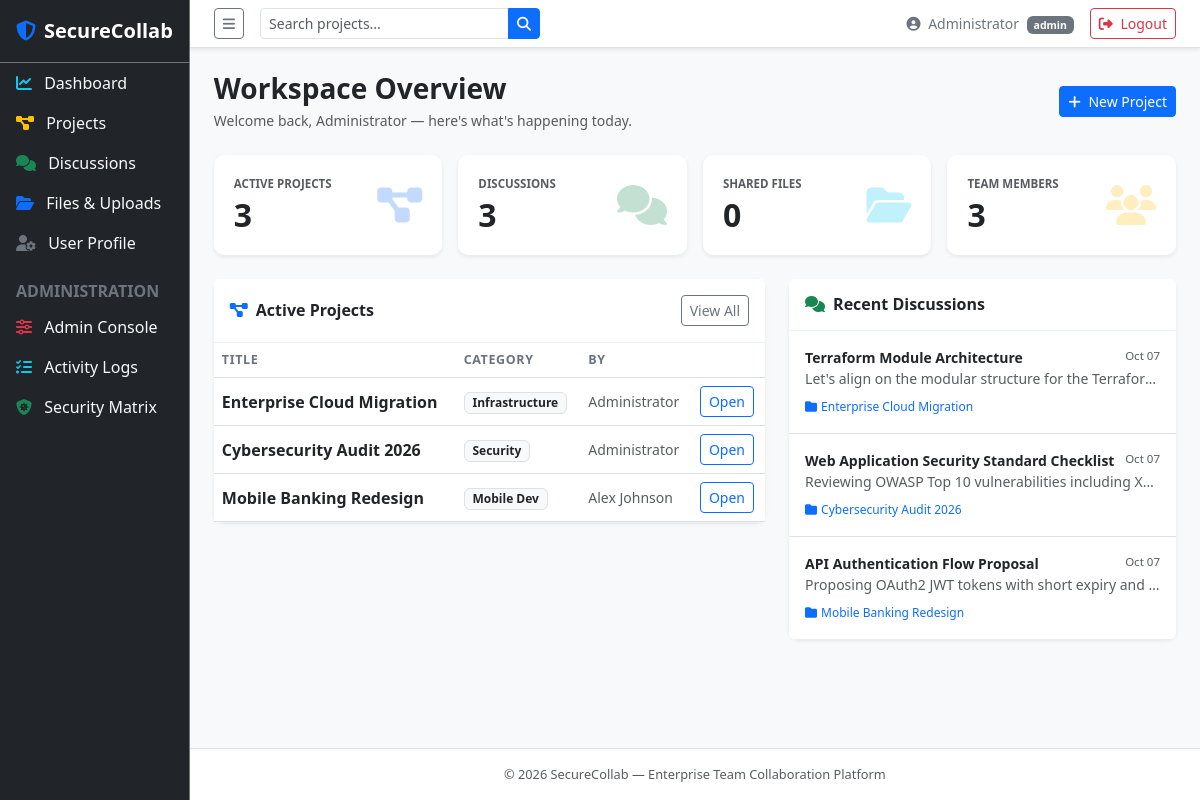
Page /dashboard/index.php (signed in) on the committed database.
### tables this page shows
CREATE TABLE `projects` (
  `id` INT AUTO_INCREMENT PRIMARY KEY,
  `title` VARCHAR(200) NOT NULL,
  `description` TEXT NOT NULL,
  `category` VARCHAR(50) DEFAULT 'General',
  `status` ENUM('active', 'archived') NOT NULL DEFAULT 'active',
  `created_by` INT NOT NULL,
  `created_at` DATETIME DEFAULT CURRENT_TIMESTAMP,
  `updated_at` DATETIME DEFAULT CURRENT_TIMESTAMP ON UPDATE CURRENT_TIMESTAMP,
  FOREIGN KEY (`created_by`) REFERENCES `users`(`id`) ON DELETE CASCADE
);

CREATE TABLE `users` (
  `id` INT AUTO_INCREMENT PRIMARY KEY,
  `name` VARCHAR(100) NOT NULL,
  `email` VARCHAR(150) NOT NULL UNIQUE,
  `password` VARCHAR(255) NOT NULL,
  `role` ENUM('admin', 'user') NOT NULL DEFAULT 'user',
  `avatar` VARCHAR(255) DEFAULT 'default.png',
  `created_at` DATETIME DEFAULT CURRENT_TIMESTAMP,
  `updated_at` DATETIME DEFAULT CURRENT_TIMESTAMP ON UPDATE CURRENT_TIMESTAMP
);

CREATE TABLE `discussions` (
  `id` INT AUTO_INCREMENT PRIMARY KEY,
  `project_id` INT NOT NULL,
  `user_id` INT NOT NULL,
  `title` VARCHAR(200) NOT NULL,
  `content` TEXT NOT NULL,
  `created_at` DATETIME DEFAULT CURRENT_TIMESTAMP,
  FOREIGN KEY (`project_id`) REFERENCES `projects`(`id`) ON DELETE CASCADE,
  FOREIGN KEY (`user_id`) REFERENCES `users`(`id`) ON DELETE CASCADE
);

### includes/functions.php (called while the page is built, shortened)
<?php
function get_app_url() {
    $scriptName = $_SERVER["SCRIPT_NAME"];
    $base = str_replace("\\", "/", dirname($scriptName));
    if (strpos($base, "/securecollab-vulnerable") !== false) {
        return "/securecollab-vulnerable";
    }
    return "/securecollab-vulnerable";
}
function is_logged_in() {
    return isset($_SESSION["user_id"]);
}
function current_user() {
    return [
        "id" => $_SESSION["user_id"],
        "name" => $_SESSION["user_name"],
        "email" => $_SESSION["user_email"],
        "role" => $_SESSION["user_role"]
    ];
}

### dashboard/index.php (the view, shortened to what this page needs)
<?php
require_once __DIR__ . '/../includes/header.php';
$db = get_db();
$stats = [
    'projects'    => $db->query("SELECT COUNT(*) FROM projects WHERE status='active'")->fetchColumn(),
    'discussions' => $db->query("SELECT COUNT(*) FROM discussions")->fetchColumn(),
    'files'       => $db->query("SELECT COUNT(*) FROM files")->fetchColumn(),
    'members'     => $db->query("SELECT COUNT(*) FROM users")->fetchColumn(),
];
$projects = $db->query("SELECT p.*, u.name creator FROM projects p JOIN users u ON p.created_by=u.id WHERE p.status='active' ORDER BY p.created_at DESC LIMIT 5")->fetchAll();
$discs    = $db->query("SELECT d.*, p.title proj_title, u.name author FROM discussions d JOIN projects p ON d.project_id=p.id JOIN users u ON d.user_id=u.id ORDER BY d.created_at DESC LIMIT 4")->fetchAll();
?>
<div class="d-flex align-items-center justify-content-between mb-4">
    <div>
        <h3 class="fw-bold mb-1">Workspace Overview</h3>
        <p class="text-muted small mb-0">Welcome back, <?php echo htmlspecialchars($user['name']); ?> — here's what's happening today.</p>
    </div>
    <a href="<?php echo $baseUrl; ?>/projects/create.php" class="btn btn-primary btn-sm">
        <i class="fa-solid fa-plus me-1"></i> New Project
    </a>
</div>
<div class="row g-3 mb-4">
    <?php
    $statConfig = [
        ['label'=>'Active Projects', 'key'=>'projects', 'icon'=>'fa-diagram-project', 'color'=>'primary'],
        ['label'=>'Discussions',     'key'=>'discussions', 'icon'=>'fa-comments',       'color'=>'success'],
        ['label'=>'Shared Files',    'key'=>'files',        'icon'=>'fa-folder-open',    'color'=>'info'],
        ['label'=>'Team Members',    'key'=>'members',      'icon'=>'fa-users',          'color'=>'warning'],
    ];
    foreach ($statConfig as $s): ?>
    <div class="col-md-3 col-6">
        <div class="card border-0 shadow-sm stat-card h-100">
            <div class="d-flex align-items-center justify-content-between">
                <div>
                    <p class="text-muted small mb-1 fw-semibold text-uppercase" style="font-size:.72rem"><?php echo $s['label']; ?></p>
                    <h2 class="fw-bold mb-0"><?php echo $stats[$s['key']]; ?></h2>
                </div>
                <div class="text-<?php echo $s['color']; ?> fs-1 opacity-25">
                    <i class="fa-solid <?php echo $s['icon']; ?>"></i>
                </div>
            </div>
        </div>
    </div>
    <?php endforeach; ?>
</div>
<div class="row g-4">
    <div class="col-lg-7">
        <div class="card border-0 shadow-sm">
            <div class="card-header d-flex justify-content-between align-items-center py-3">
                <h6 class="fw-bold mb-0"><i class="fa-solid fa-diagram-project text-primary me-2"></i>Active Projects</h6>
                <a href="<?php echo $baseUrl; ?>/projects/index.php" class="btn btn-outline-secondary btn-sm">View All</a>
            </div>
            <div class="table-responsive">
                <table class="table table-hover align-middle mb-0">
                    <thead><tr><th>Title</th><th>Category</th><th>By</th><th></th></tr></thead>
                    <tbody>
                    <?php foreach ($projects as $p): ?>
                        <tr>
                            <td class="fw-semibold">
                                <a href="<?php echo $baseUrl; ?>/projects/view.php?id=<?php echo $p['id']; ?>" class="text-dark text-decoration-none">
                                    <?php echo htmlspecialchars($p['title']); ?>
                                </a>
                            </td>
                            <td><span class="badge bg-light text-dark border"><?php echo htmlspecialchars($p['category']); ?></span></td>
                            <td class="text-muted small"><?php echo htmlspecialchars($p['creator']); ?></td>
                            <td>
                                <a href="<?php echo $baseUrl; ?>/projects/view.php?id=<?php echo $p['id']; ?>" class="btn btn-sm btn-outline-primary">Open</a>
                            </td>
                        </tr>
                    <?php endforeach; ?>
                    </tbody>
                </table>
            </div>
        </div>
    </div>
    <div class="col-lg-5">
        <div class="card border-0 shadow-sm">
            <div class="card-header py-3">
                <h6 class="fw-bold mb-0"><i class="fa-solid fa-comments text-success me-2"></i>Recent Discussions</h6>
            </div>
            <div class="list-group list-group-flush">
                <?php foreach ($discs as $d): ?>
                <a href="<?php echo $baseUrl; ?>/discussions/view.php?id=<?php echo $d['id']; ?>" class="list-group-item list-group-item-action py-3">
                    <div class="d-flex justify-content-between">
                        <span class="fw-semibold text-dark small"><?php echo htmlspecialchars($d['title']); ?></span>
                        <span class="text-muted" style="font-size:.72rem"><?php echo date('M d', strtotime($d['created_at'])); ?></span>
                    </div>
                    <p class="text-muted small mb-1 text-truncate"><?php echo htmlspecialchars($d['content']); ?></p>
                    <span class="text-primary" style="font-size:.75rem"><i class="fa-solid fa-folder me-1"></i><?php echo htmlspecialchars($d['proj_title']); ?></span>
                </a>
                <?php endforeach; ?>
            </div>
        </div>
    </div>
</div>
<?php require_once __DIR__ . '/../includes/footer.php'; ?>

### includes/header.php (shortened to what this page needs)
<?php
require_once __DIR__ . "/functions.php";
$user = current_user();
$baseUrl = get_app_url();
?>
<!DOCTYPE html>
<html lang="en">
<head>
    <link href="https://cdn.jsdelivr.net/npm/bootstrap@5.3.2/dist/css/bootstrap.min.css" rel="stylesheet">
    <link href="https://cdnjs.cloudflare.com/ajax/libs/font-awesome/6.4.2/css/all.min.css" rel="stylesheet">
    <link href="<?php echo $baseUrl; ?>/assets/css/style.css" rel="stylesheet">
</head>
<body>
<div class="d-flex" id="wrapper">
    <div class="bg-dark border-end border-secondary" id="sidebar-wrapper">
        <div class="sidebar-heading border-bottom border-secondary text-white fw-bold py-3 px-3 fs-5 d-flex align-items-center">
            <i class="fa-solid fa-shield-halved text-primary me-2"></i>
            <span>SecureCollab</span>
        </div>
        <div class="list-group list-group-flush sidebar-nav">
            <a href="<?php echo $baseUrl; ?>/dashboard/index.php" class="list-group-item list-group-item-action bg-dark text-light border-0 py-2 px-3">
                <i class="fa-solid fa-chart-line me-2 text-info"></i> Dashboard
            </a>
            <a href="<?php echo $baseUrl; ?>/projects/index.php" class="list-group-item list-group-item-action bg-dark text-light border-0 py-2 px-3">
                <i class="fa-solid fa-diagram-project me-2 text-warning"></i> Projects
            </a>
            <a href="<?php echo $baseUrl; ?>/discussions/index.php" class="list-group-item list-group-item-action bg-dark text-light border-0 py-2 px-3">
                <i class="fa-solid fa-comments me-2 text-success"></i> Discussions
            </a>
            <a href="<?php echo $baseUrl; ?>/files/index.php" class="list-group-item list-group-item-action bg-dark text-light border-0 py-2 px-3">
                <i class="fa-solid fa-folder-open me-2 text-primary"></i> Files & Uploads
            </a>
            <a href="<?php echo $baseUrl; ?>/profile/index.php" class="list-group-item list-group-item-action bg-dark text-light border-0 py-2 px-3">
                <i class="fa-solid fa-user-gear me-2 text-secondary"></i> User Profile
            </a>
            <?php if ($user && $user["role"] === "admin"): ?>
            <div class="text-uppercase text-secondary px-3 pt-3 pb-1 fs-7 fw-semibold">Administration</div>
            <a href="<?php echo $baseUrl; ?>/admin/index.php" class="list-group-item list-group-item-action bg-dark text-light border-0 py-2 px-3">
                <i class="fa-solid fa-sliders me-2 text-danger"></i> Admin Console
            </a>
            <a href="<?php echo $baseUrl; ?>/admin/logs.php" class="list-group-item list-group-item-action bg-dark text-light border-0 py-2 px-3">
                <i class="fa-solid fa-list-check me-2 text-info"></i> Activity Logs
            </a>
            <a href="<?php echo $baseUrl; ?>/admin/security.php" class="list-group-item list-group-item-action bg-dark text-light border-0 py-2 px-3">
                <i class="fa-solid fa-shield-virus me-2 text-success"></i> Security Matrix
            </a>
            <?php endif; ?>
        </div>
    </div>
    <div id="page-content-wrapper" class="w-100 bg-light d-flex flex-column min-vh-100">
        <nav class="navbar navbar-expand-lg navbar-light bg-white border-bottom shadow-sm px-4 py-2">
            <div class="container-fluid p-0">
                <button class="btn btn-outline-secondary btn-sm me-3" id="sidebarToggle">
                    <i class="fa-solid fa-bars"></i>
                </button>
                <form class="d-flex me-auto" action="<?php echo $baseUrl; ?>/projects/search.php" method="GET">
                    <div class="input-group input-group-sm" style="width: 280px;">
                        <input type="text" name="q" class="form-control" placeholder="Search projects..." required>
                        <button class="btn btn-primary" type="submit"><i class="fa-solid fa-magnifying-glass"></i></button>
                    </div>
                </form>
                <div class="d-flex align-items-center">
                    <?php if ($user): ?>
                    <span class="me-3 text-secondary small">
                        <i class="fa-solid fa-circle-user me-1"></i> <?php echo htmlspecialchars($user["name"]); ?>
                        <span class="badge bg-secondary ms-1"><?php echo htmlspecialchars($user["role"]); ?></span>
                    </span>
                    <a href="<?php echo $baseUrl; ?>/auth/logout.php" class="btn btn-outline-danger btn-sm">
                        <i class="fa-solid fa-right-from-bracket me-1"></i> Logout
                    </a>
                    <?php else: ?>
                    <a href="<?php echo $baseUrl; ?>/auth/login.php" class="btn btn-primary btn-sm me-2">Sign In</a>
                    <a href="<?php echo $baseUrl; ?>/auth/register.php" class="btn btn-outline-primary btn-sm">Register</a>
                    <?php endif; ?>
                </div>
            </div>
        </nav>
        <div class="container-fluid px-4 py-4 flex-grow-1">

### includes/footer.php (shortened to what this page needs)
        </div>
        <footer class="footer bg-white border-top px-4 py-3 text-muted small text-center">
            &copy; 2026 SecureCollab &mdash; Enterprise Team Collaboration Platform
        </footer>
    </div>
</div>
</body>
</html>

### assets/css/style.css (style rules this page uses)
:root { --sidebar-width: 240px; --sidebar-bg: #1a202c; --primary: #3b82f6; --topbar-height: 56px; }
.card { border-radius: 10px; }
.card-header { background: #fff; border-bottom: 1px solid #edf2f7; }
.table th { font-size: 0.78rem; text-transform: uppercase; letter-spacing: 0.05em; color: #6b7280; font-weight: 600; }
.stat-card { border-radius: 10px; padding: 20px; }
.footer { font-size: 0.8rem; }

### rows in the picture
projects: title "Enterprise Cloud Migration", category "Infrastructure", created_by.name "Administrator"
projects: title "Cybersecurity Audit 2026", category "Security", created_by.name "Administrator"
projects: title "Mobile Banking Redesign", category "Mobile Dev", created_by.name "Alex Johnson"
discussions: title "Terraform Module Architecture", created_at "Oct 07", content "Let's align on the modular structure for the Terrafor…", project.title "Enterprise Cloud Migration"
discussions: title "Web Application Security Standard Checklist", created_at "Oct 07", content "Reviewing OWASP Top 10 vulnerabilities including X…", project.title "Cybersecurity Audit 2026"
discussions: title "API Authentication Flow Proposal", created_at "Oct 07", content "Proposing OAuth2 JWT tokens with short expiry and…", project.title "Mobile Banking Redesign"

### other values in the picture
$user["name"] "Administrator"
$user["role"] "admin"
$user['name'] "Administrator"
$s['label'] "ACTIVE PROJECTS"
$stats[$s['key']] "3"
$s['label'] "DISCUSSIONS"
$s['label'] "SHARED FILES"
$stats[$s['key']] "0"
$s['label'] "TEAM MEMBERS"
